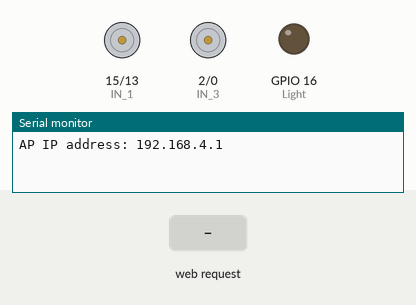
Recording of a sketch running on a simulated ESP8266 (NodeMCU). Shown: motor-driver pin pairs drawn as motors (green arrow = first pin HIGH = forward, orange = second pin HIGH = backward, longer = more drive, scaled by the enable pin), output pins drawn as LEDs (lit = HIGH), the last lines printed to the serial monitor. The test bench sets the inputs (shaded band).

Above: at 1.2 s.
1.3 s: HTTP request GET /?State=F received
At 2.0 s:
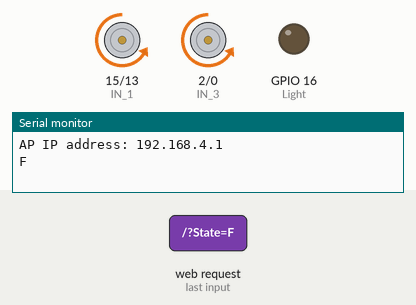
2.8 s: HTTP request GET /?State=B received
At 3.2 s:
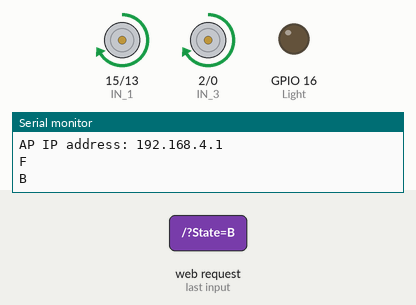
4.3 s: HTTP request GET /?State=L received
At 5.5 s:
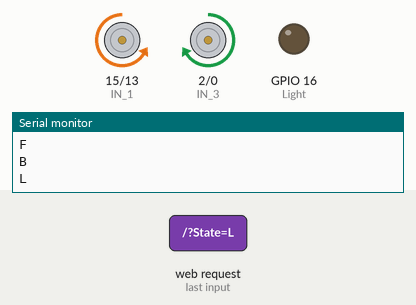
5.8 s: HTTP request GET /?State=R received
At 6.7 s:
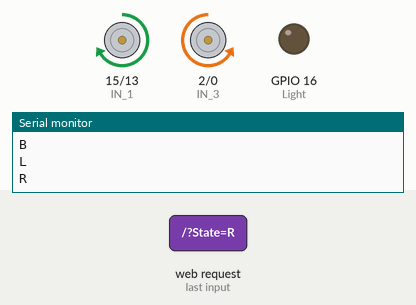
Timing chart, 0 to 8.3 s (numbered marks = the images above; inputs shaded):
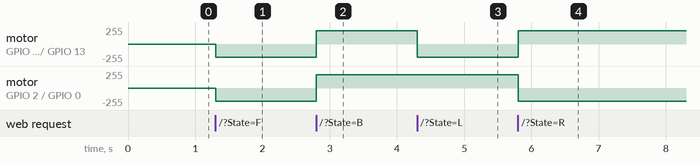

Measured:
- after the input at 1.3 s, motor on GPIO 15 (IN_1) / GPIO 13 (IN_2), motor on GPIO 2 (IN_3) / GPIO 0 (IN_4): stopped → backward 199/255 at once
- after the input at 2.8 s, motor on GPIO 15 (IN_1) / GPIO 13 (IN_2), motor on GPIO 2 (IN_3) / GPIO 0 (IN_4): backward 199/255 → forward 199/255 at once
- after the input at 4.3 s, motor on GPIO 15 (IN_1) / GPIO 13 (IN_2): forward 199/255 → backward 199/255 at once
- after the input at 5.8 s, motor on GPIO 15 (IN_1) / GPIO 13 (IN_2): backward 199/255 → forward 199/255 at once; motor on GPIO 2 (IN_3) / GPIO 0 (IN_4): forward 199/255 → backward 199/255 at once

The sketch:

CurrentCode_Voice.ino
```cpp
// Combined ESP8266 WiFi Car Code with Additional Features from Second Code

// Motor driver pin definitions (from your circuit)
#define ENA   14         // Enable pin for Motor A
#define ENB   12         // Enable pin for Motor B
#define IN_1  15         // Control pin 1 for Motor A
#define IN_2  13         // Control pin 2 for Motor A
#define IN_3  2          // Control pin 1 for Motor B
#define IN_4  0          // Control pin 2 for Motor B

#define Light  16         // Extra feature from second code

#include <ESP8266WiFi.h>
#include <WiFiClient.h>
#include <ESP8266WebServer.h>

// Global variables
String command;              // Stores received command
int speedCar = 800;          // Default speed for the motors
int speed_Coeff = 3;         // Speed coefficient for smooth turns
int speed_low = 60;          // Additional variable from second code

const char* ssid = " Project wifi car";  // WiFi SSID
ESP8266WebServer server(80);             // Create web server on port 80

void setup() {
  pinMode(ENA, OUTPUT);
  pinMode(ENB, OUTPUT);
  pinMode(IN_1, OUTPUT);
  pinMode(IN_2, OUTPUT);
  pinMode(IN_3, OUTPUT);
  pinMode(IN_4, OUTPUT);
  pinMode(Light, OUTPUT);

  Serial.begin(115200);  // Start serial communication
  WiFi.mode(WIFI_AP);
  WiFi.softAP(ssid);
  IPAddress myIP = WiFi.softAPIP();
  Serial.print("AP IP address: ");
  Serial.println(myIP);

  server.on("/", HTTP_handleRoot);
  server.onNotFound(HTTP_handleRoot);
  server.begin();
}

void loop() {
  server.handleClient();
  command = server.arg("State");

  if (command == "F") goAhead();
  else if (command == "B") goBack();
  else if (command == "L") goLeft();
  else if (command == "R") goRight();
  else if (command == "I") goAheadRight();
  else if (command == "G") goAheadLeft();
  else if (command == "J") goBackRight();
  else if (command == "H") goBackLeft();
  else if (command == "W") digitalWrite(Light, HIGH);
  else if (command == "w") digitalWrite(Light, LOW);
  else if (command == "0") speedCar = 400;
  else if (command == "1") speedCar = 470;
  else if (command == "2") speedCar = 540;
  else if (command == "3") speedCar = 610;
  else if (command == "4") speedCar = 680;
  else if (command == "5") speedCar = 750;
  else if (command == "6") speedCar = 820;
  else if (command == "7") speedCar = 890;
  else if (command == "8") speedCar = 960;
  else if (command == "9") speedCar = 1023;
  else if (command == "S") stopRobot();
}

void HTTP_handleRoot(void) {
  if(server.hasArg("State")) {
    Serial.println(server.arg("State"));
  }
  server.send(200, "text/html", "");
  delay(1);
}

void goAhead(){
  digitalWrite(IN_1, LOW);
  digitalWrite(IN_2, HIGH);
  analogWrite(ENA, speedCar);
  digitalWrite(IN_3, LOW);
  digitalWrite(IN_4, HIGH);
  analogWrite(ENB, speedCar);
}

void goBack(){
  digitalWrite(IN_1, HIGH);
  digitalWrite(IN_2, LOW);
  analogWrite(ENA, speedCar);
  digitalWrite(IN_3, HIGH);
  digitalWrite(IN_4, LOW);
  analogWrite(ENB, speedCar);
}

void goRight(){
  digitalWrite(IN_1, HIGH);
  digitalWrite(IN_2, LOW);
  analogWrite(ENA, speedCar);
  digitalWrite(IN_3, LOW);
  digitalWrite(IN_4, HIGH);
  analogWrite(ENB, speedCar);
}

void goLeft(){
  digitalWrite(IN_1, LOW);
  digitalWrite(IN_2, HIGH);
  analogWrite(ENA, speedCar);
  digitalWrite(IN_3, HIGH);
  digitalWrite(IN_4, LOW);
  analogWrite(ENB, speedCar);
}

void goAheadRight(){
  digitalWrite(IN_1, LOW);
  digitalWrite(IN_2, HIGH);
  analogWrite(ENA, speedCar / speed_Coeff);
  digitalWrite(IN_3, LOW);
  digitalWrite(IN_4, HIGH);
  analogWrite(ENB, speedCar);
}

void goAheadLeft(){
  digitalWrite(IN_1, LOW);
  digitalWrite(IN_2, HIGH);
  analogWrite(ENA, speedCar);
  digitalWrite(IN_3, LOW);
  digitalWrite(IN_4, HIGH);
  analogWrite(ENB, speedCar / speed_Coeff);
}

void goBackRight(){
  digitalWrite(IN_1, HIGH);
  digitalWrite(IN_2, LOW);
  analogWrite(ENA, speedCar / speed_Coeff);
  digitalWrite(IN_3, HIGH);
  digitalWrite(IN_4, LOW);
  analogWrite(ENB, speedCar);
}

void goBackLeft(){
  digitalWrite(IN_1, HIGH);
  digitalWrite(IN_2, LOW);
  analogWrite(ENA, speedCar);
  digitalWrite(IN_3, HIGH);
  digitalWrite(IN_4, LOW);
  analogWrite(ENB, speedCar / speed_Coeff);
}

void stopRobot(){
  digitalWrite(IN_1, LOW);
  digitalWrite(IN_2, LOW);
  analogWrite(ENA, speedCar);
  digitalWrite(IN_3, LOW);
  digitalWrite(IN_4, LOW);
  analogWrite(ENB, speedCar);
}
```
